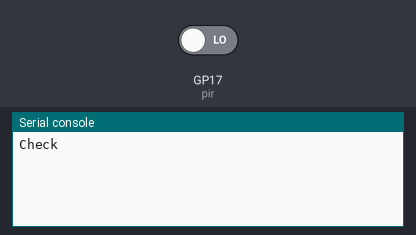
Simulated run of this program. Board: Raspberry Pi Pico running CircuitPython. Parts: the last lines printed to the serial console. The inputs (shaded band) are chosen by the test bench; at power-on: GP17 (pir) LOW.

Above: at 1.2 s.
1.3 s: GP17 (pir) driven HIGH
At 2.5 s:
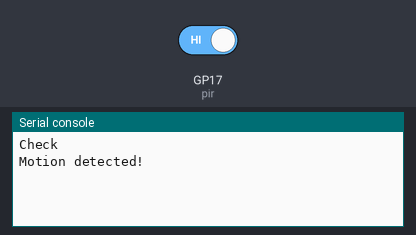
2.8 s: GP17 (pir) driven LOW
At 3.9 s:
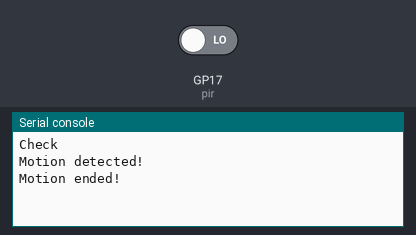

Measured:
- after the input at 1.3 s, the serial console: prints a new line at once (image 1)
- after the input at 2.8 s, the serial console: prints a new line at once (image 2)

The program:

pir-basic.py
```python
import board
import digitalio

PIR_PIN = board.GP17   # Pin number connected to PIR sensor output wire.

# Setup digital input for PIR sensor:
pir = digitalio.DigitalInOut(PIR_PIN)
pir.direction = digitalio.Direction.INPUT
print('Check')

# Main loop that will run forever:
old_value = pir.value
while True:
    pir_value = pir.value
    if pir_value:
        if not old_value:
            print('Motion detected!')
    else:
        if old_value:
            print('Motion ended!')
    old_value = pir_value
```
